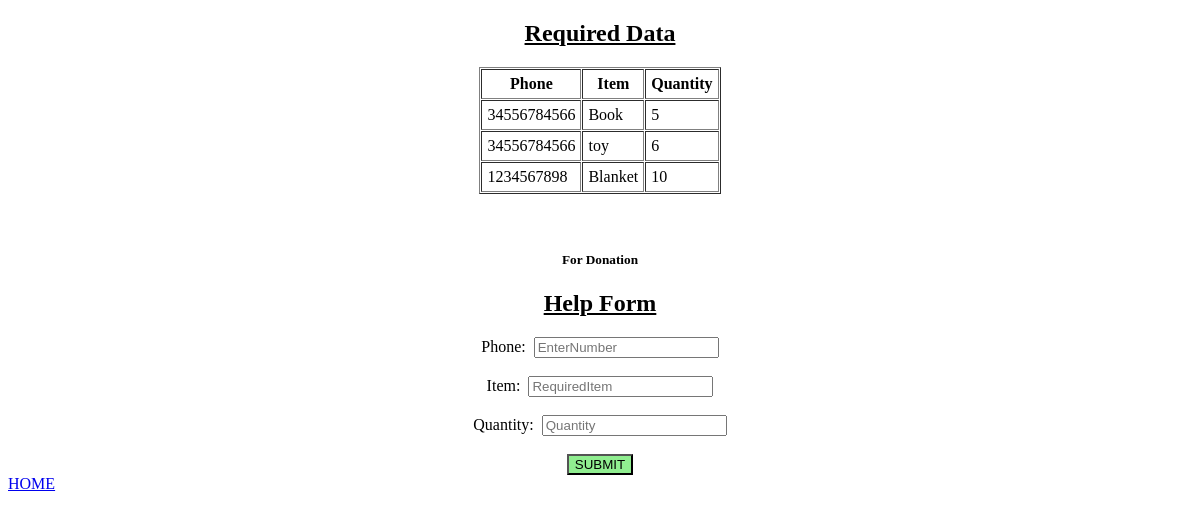
The app's page /help/, older data.
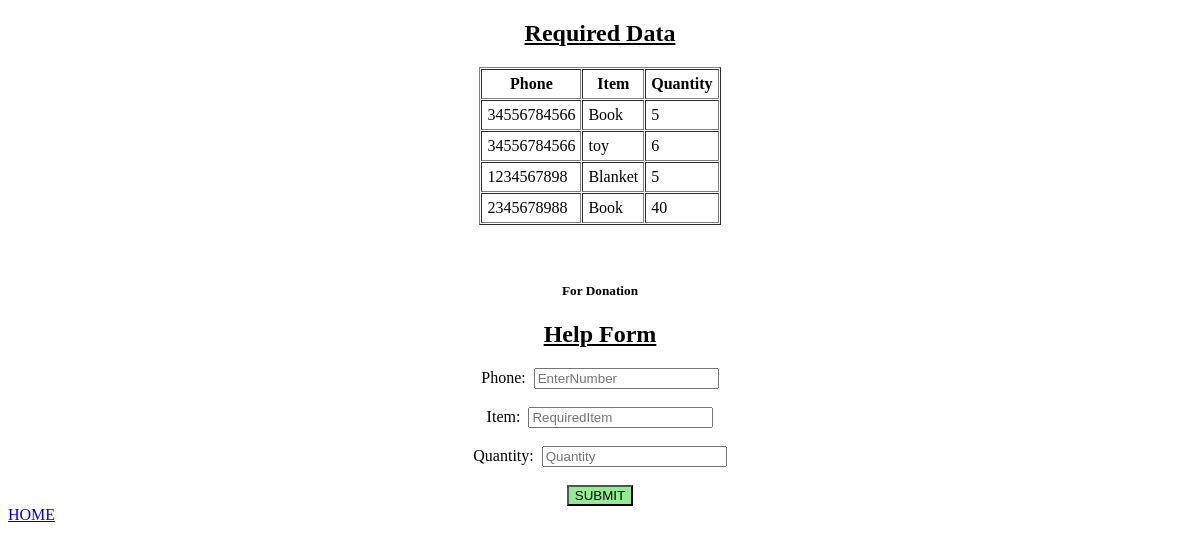
The same page, newer data.
### myapp/models.py (models this page shows, shortened)
class Seeking(models.Model):
	Phone = models.CharField(max_length=10)
	Item = models.CharField(max_length=30)
	Quantity = models.CharField(max_length=10)

### myapp/views.py (the view, shortened to what this page needs)
# urls.py: path('help/',views.help,name='help'),
def help(req):
	obj = Seeking.objects.all()
	return render(req,'myapp/help.html',{'data':obj})

### myapp/templates/myapp/help.html (shortened to what this page needs)
<!DOCTYPE html>
<html>
<head>
</head>
<body>
	<h2 align="center"><u>Required Data</u></h2>
	<table border="1" align="center" cellspacing="1" cellpadding="5">
		<tr>
			<th>Phone</th>
			<th>Item</th>
			<th>Quantity</th>
		</tr>
		{% for i in data %}
		<tr>
			<td>{{i.Phone}}</td>
			<td>{{i.Item}}</td>
			<td>{{i.Quantity}}</td>
		</tr>
		{% endfor %}
	</table>
	<form action="{% url 'help' %}" method="POST" align="center">
	<br>
	<br>
	<center>
		<h5>For Donation</h5>
			<h2><u>Help Form</u></h2>
	</center>
		<label>Phone:&nbsp;</label>
		<input type="text" name="phone" placeholder="EnterNumber" required>
		<br><br>
		<label>Item:&nbsp;</label>
		<input type="text" name="item" placeholder="RequiredItem" REQUIRED>
		<br><br>
		<label>Quantity:&nbsp;</label>
		<input type="text" name="quan" placeholder="Quantity" REQUIRED>
		<br><br>
		<input style="background-color: lightgreen; cursor: pointer;" type="submit" value="SUBMIT">
	</form>
	<a href="{% url 'home' %}">HOME</a>
</body>
</html>

Row changes from the older to the newer data that the page shows:
changed Seeking "Blanket": Quantity "10" → "5"
added Seeking: Phone "2345678988", Item "Book", Quantity "40"
